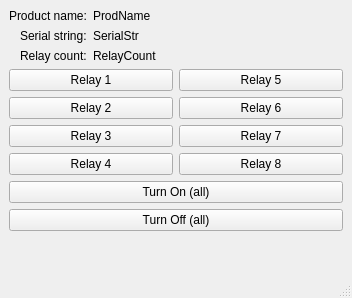
<?xml version="1.0" encoding="UTF-8"?>
<ui version="4.0">
 <class>MainWindow</class>
 <widget class="QMainWindow" name="MainWindow">
  <property name="geometry">
   <rect>
    <x>0</x>
    <y>0</y>
    <width>352</width>
    <height>298</height>
   </rect>
  </property>
  <property name="windowTitle">
   <string>UsbRelay Demo</string>
  </property>
  <widget class="QWidget" name="centralwidget">
   <layout class="QVBoxLayout" name="verticalLayout">
    <item>
     <layout class="QFormLayout" name="formLayout">
      <property name="labelAlignment">
       <set>Qt::AlignRight|Qt::AlignTrailing|Qt::AlignVCenter</set>
      </property>
      <item row="0" column="0">
       <widget class="QLabel" name="label">
        <property name="text">
         <string>Product name:</string>
        </property>
       </widget>
      </item>
      <item row="0" column="1">
       <widget class="QLabel" name="labelProdName">
        <property name="text">
         <string>ProdName</string>
        </property>
       </widget>
      </item>
      <item row="1" column="0">
       <widget class="QLabel" name="label_3">
        <property name="text">
         <string>Serial string:</string>
        </property>
       </widget>
      </item>
      <item row="1" column="1">
       <widget class="QLabel" name="labelSerialStr">
        <property name="text">
         <string>SerialStr</string>
        </property>
       </widget>
      </item>
      <item row="2" column="0">
       <widget class="QLabel" name="label_5">
        <property name="text">
         <string>Relay count:</string>
        </property>
       </widget>
      </item>
      <item row="2" column="1">
       <widget class="QLabel" name="labelRelayCount">
        <property name="text">
         <string>RelayCount</string>
        </property>
       </widget>
      </item>
     </layout>
    </item>
    <item>
     <layout class="QGridLayout" name="gridLayout">
      <item row="0" column="0">
       <widget class="QPushButton" name="btnRelay1">
        <property name="text">
         <string>Relay 1</string>
        </property>
        <property name="checkable">
         <bool>true</bool>
        </property>
       </widget>
      </item>
      <item row="1" column="0">
       <widget class="QPushButton" name="btnRelay2">
        <property name="text">
         <string>Relay 2</string>
        </property>
        <property name="checkable">
         <bool>true</bool>
        </property>
       </widget>
      </item>
      <item row="2" column="0">
       <widget class="QPushButton" name="btnRelay3">
        <property name="text">
         <string>Relay 3</string>
        </property>
        <property name="checkable">
         <bool>true</bool>
        </property>
       </widget>
      </item>
      <item row="0" column="1">
       <widget class="QPushButton" name="btnRelay5">
        <property name="text">
         <string>Relay 5</string>
        </property>
        <property name="checkable">
         <bool>true</bool>
        </property>
       </widget>
      </item>
      <item row="3" column="0">
       <widget class="QPushButton" name="btnRelay4">
        <property name="text">
         <string>Relay 4</string>
        </property>
        <property name="checkable">
         <bool>true</bool>
        </property>
       </widget>
      </item>
      <item row="1" column="1">
       <widget class="QPushButton" name="btnRelay6">
        <property name="text">
         <string>Relay 6</string>
        </property>
        <property name="checkable">
         <bool>true</bool>
        </property>
       </widget>
      </item>
      <item row="2" column="1">
       <widget class="QPushButton" name="btnRelay7">
        <property name="text">
         <string>Relay 7</string>
        </property>
        <property name="checkable">
         <bool>true</bool>
        </property>
       </widget>
      </item>
      <item row="3" column="1">
       <widget class="QPushButton" name="btnRelay8">
        <property name="text">
         <string>Relay 8</string>
        </property>
        <property name="checkable">
         <bool>true</bool>
        </property>
       </widget>
      </item>
     </layout>
    </item>
    <item>
     <widget class="QPushButton" name="btnTurnOnAll">
      <property name="text">
       <string>Turn On (all)</string>
      </property>
     </widget>
    </item>
    <item>
     <widget class="QPushButton" name="btnTurnOffAll">
      <property name="text">
       <string>Turn Off (all)</string>
      </property>
     </widget>
    </item>
    <item>
     <spacer name="verticalSpacer">
      <property name="orientation">
       <enum>Qt::Vertical</enum>
      </property>
      <property name="sizeHint" stdset="0">
       <size>
        <width>20</width>
        <height>40</height>
       </size>
      </property>
     </spacer>
    </item>
   </layout>
  </widget>
  <widget class="QStatusBar" name="statusbar"/>
 </widget>
 <resources/>
 <connections/>
</ui>
